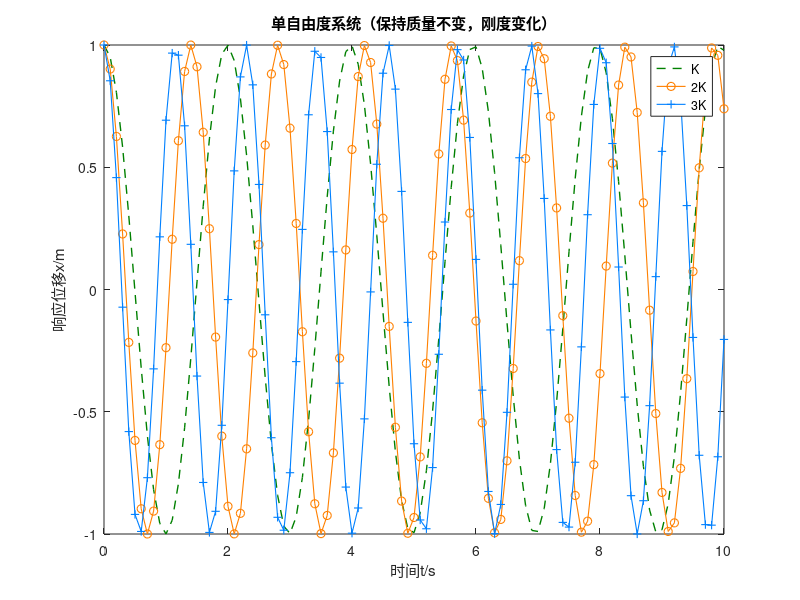

Source code (MATLAB): (Note: this script raises an error after producing the figure.)
%we will use the control variable method to conduct experiments
%we will keep the mass M constant,varied the stiffness in euqal steps to
%see how the system behaved.
%我们采用我们中学里学到的控制变量法来观察刚度K或质量M对单自由度振动的影响规律
%我们先来保证质量M不变，让刚度成等差数列改变，比如，刚度设置为K,2K,3K，观察曲线的
%变化规律
%---------------------------实验前的说明------------------------
clear
clc
t = 0:0.1:10; %下面所有的数字的单位都是SI（国际单位制标准单位），例如时间是s(秒)
M = 1;        %这是咱们预设的质量，1kg
K = 10;       %这是咱们的实验组的最小的那个质量，也就是10N/m，也就是说你要想把
              %这个弹性元件给拉长1m，你要用10N的劲
A = 1;        %这个是初始位移，意思是距离原点的位移。就好比咱们来跳高，咱规定了
              %地面的高度是0m,那你站在起跳板上跳，当然有初始的位置（比如1m),
              %这就是你的初始位移，所以这完全是为了方便统计和数学描述。
v_0 = 0;      %这是你的初始速度，也就是你是从咱们计时刚开始的时候是静止的。

%-----------------------------实验开始-----------------------------
K_1 = K ;     %第一实验组；
K_2 = 2*K;    %第二实验组；
K_3 = 3*K;    %第三实验组；

omega_1 = sqrt(K_1/M);
omega_2 = sqrt(K_2/M);    %计算固有频率
omega_3 = sqrt(K_3/M);

X_1 = A*cos(omega_1*t);
X_2 = A*cos(omega_2*t);    %单自由度数学规律
X_3 = A*cos(omega_3*t);

%-----------------------------实验数据处理----------------------------

figure
plot(t,X_1,'Color',[0,0.5,0],'LineStyle','--','LineWidth',1)
hold on
plot(t,X_2,'Color',[1,0.5,0],'LineStyle','-','LineWidth',0.8,'Marker','o')
plot(t,X_3,'Color',[0,0.5,1],'LineStyle','-','LineWidth',0.8,'Marker','+')

legend('K','2K','3K')

xlabel('时间t/s')
ylabel('响应位移x/m')

title('单自由度系统（保持质量不变，刚度变化）')
subtitle('SDOF(Mass const；Stiff varied)')
%--------------------------制作动画,采用Python的manim库更适合--------------
